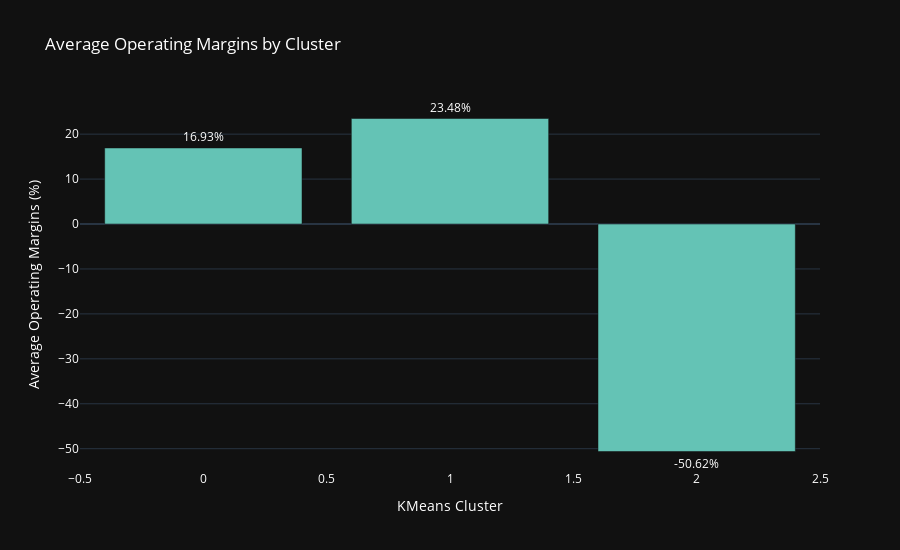

Notebook source saved alongside this figure:
### Markdown cell above
**Average Profit Margins Analysis by Cluster**

**Profit Margins Overview**

- **`Cluster 0`**: The base cluster with an average profit margin of **10.87%**.
- **`Cluster 1`**: Shows a substantially higher profitability with an average margin of **21.51%**.
- **`Cluster 2`**: Dominates in profitability with an average margin of **49.93%**.

**Comparative Analysis**

- **`Cluster 2`**'s average margin is more than twice that of **Cluster 1** and nearly five times higher than **Cluster 0**. This indicates that **Cluster 2** may consist of companies with either high pricing power, lower costs, or operating in high-margin industries.
- **`Cluster 1`** also significantly outperforms **Cluster 0**, suggesting that its companies might be more efficient, operate in more profitable sectors, or benefit from economies of scale.
- **`Cluster 0`**, while having the lowest average margins, may represent companies in competitive or capital-intensive industries with thinner profit margins.

**Industry Implications**

- Given that **`Cluster 2`** contains companies such as `LOG Commercial Properties` (LOGG3.SA), its high margin could be indicative of profitable real estate deals or a favorable property market.
- In **`Cluster 1`**, companies like `Vale S.A.` (VALE3.SA) and `Petrobras` (PETR3.SA, PETR4.SA) reflect the significant profitability potential in the Basic Materials and Energy sectors.
- **`Cluster 0`** includes consumer-focused companies like `Magazine Luiza S.A.` (MGLU3.SA), which could be operating in highly competitive markets with aggressive pricing strategies, leading to lower profit margins.

**Summary**

- **`Cluster 2`** stands out as a high-profit group, potentially benefiting from favorable market conditions or strategic operational efficiencies.
- **`Cluster 1`** represents a middle ground, possibly balancing scale and profitability in their operations.
- **`Cluster 0`** may need to focus on cost optimization or market differentiation to enhance profitability.

### Code cell
fig = go.Figure()
fig.add_trace(go.Bar(x=liquidity_reserves['kmeans_cluster'], y=liquidity_reserves['operating_margins']*100, name='Average Operating Margins', marker=dict(color='rgb(100, 195, 181)'), text=[f'{x:.2f}%' for x in (liquidity_reserves['operating_margins']*100)]))
fig.update_traces(textposition='outside')
fig.update_layout(title='Average Operating Margins by Cluster', xaxis_title='KMeans Cluster', yaxis_title='Average Operating Margins (%)', template='plotly_dark', font=dict(color='white'), height=550)
fig.show()

### Figure 1 — Plotly figure (JSON) as saved in the notebook; plotly's stock layout.template omitted (floating-point values rounded to 4 significant figures)
{"data": [{"marker": {"color": "rgb(100, 195, 181)"}, "name": "Average Operating Margins", "text": ["16.93%", "23.48%", "-50.62%"], "textposition": "outside", "type": "bar", "x": [0, 1, 2], "y": [16.93, 23.48, -50.62]}], "layout": {"font": {"color": "white"}, "height": 550, "title": {"text": "Average Operating Margins by Cluster"}, "xaxis": {"title": {"text": "KMeans Cluster"}}, "yaxis": {"title": {"text": "Average Operating Margins (%)"}}}}
